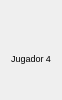
             <widget class="QWidget" name="wd_j4" native="true">
              <property name="sizePolicy">
               <sizepolicy hsizetype="Fixed" vsizetype="Preferred">
                <horstretch>0</horstretch>
                <verstretch>0</verstretch>
               </sizepolicy>
              </property>
              <property name="maximumSize">
               <size>
                <width>60</width>
                <height>16777215</height>
               </size>
              </property>
              <layout class="QVBoxLayout" name="verticalLayout_10">
               <property name="spacing">
                <number>0</number>
               </property>
               <item>
                <layout class="QVBoxLayout" name="ly_j4">
                 <property name="spacing">
                  <number>0</number>
                 </property>
                 <item alignment="Qt::AlignHCenter|Qt::AlignVCenter">
                  <widget class="QLabel" name="icon_j4">
                   <property name="sizePolicy">
                    <sizepolicy hsizetype="Fixed" vsizetype="Fixed">
                     <horstretch>0</horstretch>
                     <verstretch>0</verstretch>
                    </sizepolicy>
                   </property>
                   <property name="maximumSize">
                    <size>
                     <width>30</width>
                     <height>30</height>
                    </size>
                   </property>
                   <property name="text">
                    <string/>
                   </property>
                   <property name="pixmap">
                    <pixmap>../OneDrive/Escritorio/TF_POO_LOS_8_ESCALONES/vista/img/icono_verde.png</pixmap>
                   </property>
                   <property name="scaledContents">
                    <bool>true</bool>
                   </property>
                  </widget>
                 </item>
                 <item alignment="Qt::AlignHCenter|Qt::AlignVCenter">
                  <widget class="QLabel" name="nombre_j4">
                   <property name="maximumSize">
                    <size>
                     <width>16777215</width>
                     <height>14</height>
                    </size>
                   </property>
                   <property name="font">
                    <font>
                     <pointsize>7</pointsize>
                    </font>
                   </property>
                   <property name="text">
                    <string>Jugador 4</string>
                   </property>
                  </widget>
                 </item>
                 <item>
                  <layout class="QHBoxLayout" name="ly_rondas_j4">
                   <item>
                    <widget class="QLabel" name="r1_j4">
                     <property name="sizePolicy">
                      <sizepolicy hsizetype="Fixed" vsizetype="Fixed">
                       <horstretch>0</horstretch>
                       <verstretch>0</verstretch>
                      </sizepolicy>
                     </property>
                     <property name="maximumSize">
                      <size>
                       <width>15</width>
                       <height>15</height>
                      </size>
                     </property>
                     <property name="text">
                      <string/>
                     </property>
                     <property name="pixmap">
                      <pixmap>../OneDrive/Escritorio/TF_POO_LOS_8_ESCALONES/vista/img/vacio.png</pixmap>
                     </property>
                     <property name="scaledContents">
                      <bool>true</bool>
                     </property>
                    </widget>
                   </item>
                   <item>
                    <widget class="QLabel" name="r2_j4">
                     <property name="sizePolicy">
                      <sizepolicy hsizetype="Fixed" vsizetype="Fixed">
                       <horstretch>0</horstretch>
                       <verstretch>0</verstretch>
                      </sizepolicy>
                     </property>
                     <property name="maximumSize">
                      <size>
                       <width>15</width>
                       <height>15</height>
                      </size>
                     </property>
                     <property name="text">
                      <string/>
                     </property>
                     <property name="pixmap">
                      <pixmap>../OneDrive/Escritorio/TF_POO_LOS_8_ESCALONES/vista/img/vacio.png</pixmap>
                     </property>
                     <property name="scaledContents">
                      <bool>true</bool>
                     </property>
                    </widget>
                   </item>
                  </layout>
                 </item>
                </layout>
               </item>
              </layout>
             </widget>
